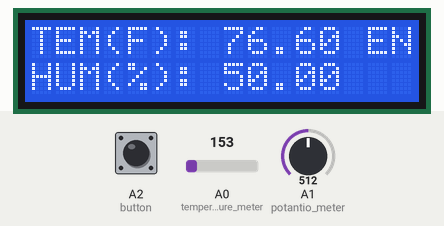
Recording of a sketch running on a simulated Arduino Uno, built with avr-gcc and run on an emulated ATmega328P. Shown: 16×2 character LCD. The test bench sets the inputs (shaded band); at power-on: A2 (button) LOW, A0 (temperature_meter) = 153, A1 (potantio_meter) = 512.

Above: at 1.2 s.
1.3 s: A2 (button) pulled HIGH for 0.15 s
At 1.4 s:
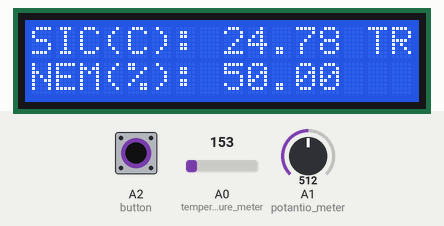
2.9 s: A0 (temperature_meter) set to 165
At 4.1 s:
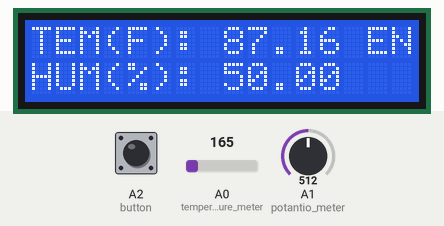
4.4 s: A1 (potantio_meter) set to 716
At 5.3 s:
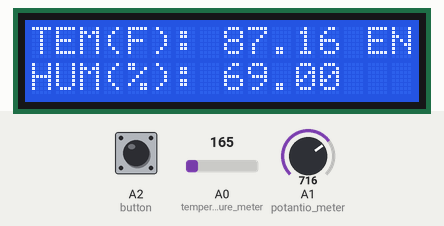
5.9 s: A2 (button) pulled HIGH for 1 s
At 6.3 s:
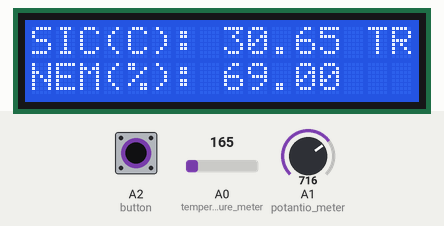
8.4 s: A0 (temperature_meter) set to 175
At 8.8 s:
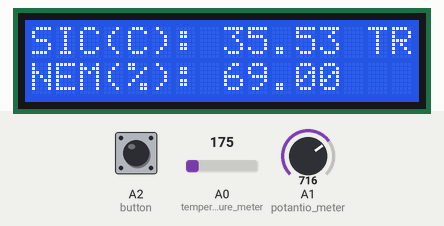
9.9 s: A1 (potantio_meter) set to 900
At 10.9 s:
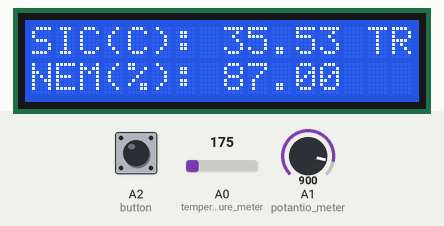
Timing chart, 0 to 12.4 s (numbered marks = the images above; inputs shaded):
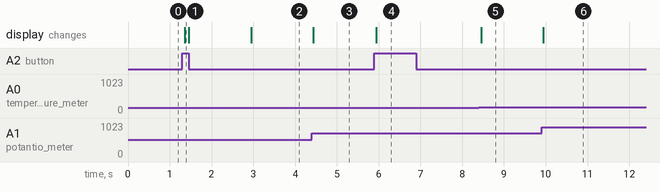

Measured:
- after the input at 1.3 s, the display: changes after 0.06 s (image 1)
- after the input at 2.9 s, the display: changes after 0.05 s (image 2)
- after the input at 4.4 s, the display: changes at once (image 3)
- after the input at 5.9 s, the display: changes at once (image 4)
- after the input at 8.4 s, the display: changes after 0.05 s (image 5)
- after the input at 9.9 s, the display: changes after 0.05 s (image 6)

The sketch:

temperature_and_huminity_lab_4.ino
```cpp
#include <LiquidCrystal_I2C.h>
#include <Wire.h>

LiquidCrystal_I2C lcd(34, 16, 2);
void state();

const int button = A2;
const int potantio_meter = A1;
const int temperature_meter = A0;
const int button_value = 0;

int previousButtonState = 0;
int currentButtonState = 1;
char LCD_LANGUAGE = 'E';

void setup() {
  lcd.init();
  lcd.backlight();

  pinMode(temperature_meter, INPUT);
  pinMode(potantio_meter, INPUT);
  pinMode(button, INPUT);
}

void loop() {
  state();
  int RawValue = analogRead(temperature_meter);
  double voltage = (RawValue / 1023.0) * 5000; // 5000 to get millivots.
  double temperature_C = (voltage - 500) * 0.1; // 500 is the offset
  double temperature_F = (temperature_C * 1.8) + 32; // convert to F
  double humidity_sensor_output = analogRead(potantio_meter);
  humidity_sensor_output = map(humidity_sensor_output, 0, 1023, 0, 100) * 1.0;
  if (LCD_LANGUAGE == 'E') {
    lcd.setCursor(0, 0);
    lcd.print("TEM(F):");
    if (!((int) temperature_F > 100 || (int) temperature_F < -10)) {
      lcd.print(' ');
    }
    lcd.print(temperature_F);
    if (temperature_F < 10.0 && temperature_F > 0.0) {
      lcd.print("EN");
    } else {
      lcd.print(" EN");
    }
    lcd.setCursor(0, 1);
    lcd.print("HUM(%): ");
    lcd.print(humidity_sensor_output);
  }
  state(); // break controll
  if (LCD_LANGUAGE == 'T') {
    lcd.setCursor(0, 0);
    lcd.print("SIC(C):");
    if (!((int) temperature_C > 100 || (int) temperature_C < -10)) {
      lcd.print(' ');
    }
    lcd.print(temperature_C);

    if (temperature_C < 10.0 && temperature_C > 0.0) {
      lcd.print("  TR");

    } else {
      lcd.print(" TR");

    }
    lcd.setCursor(0, 1);
    lcd.print("NEM(%): ");
    lcd.print(humidity_sensor_output);
  }

}

void state() {
  currentButtonState = digitalRead(button);
  if (currentButtonState == 1 && previousButtonState == 0) {
    LCD_LANGUAGE = 'T';
    previousButtonState = currentButtonState;
    lcd.clear();
  } else if (currentButtonState == 1 && previousButtonState == 1) {
    LCD_LANGUAGE = 'E';
    previousButtonState = 0;
    lcd.clear();
  }

}
```
